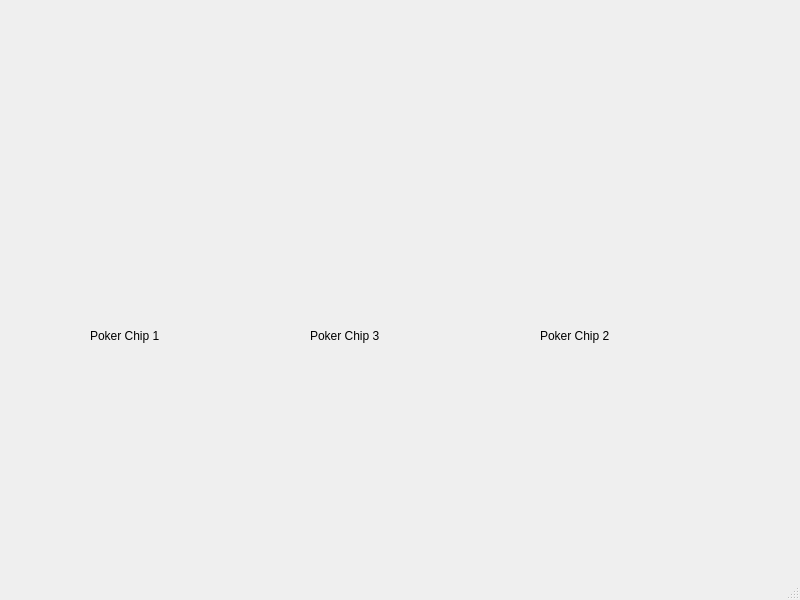
<?xml version="1.0" encoding="UTF-8"?>
<ui version="4.0">
 <class>MainWindow</class>
 <widget class="QMainWindow" name="MainWindow">
  <property name="geometry">
   <rect>
    <x>0</x>
    <y>0</y>
    <width>800</width>
    <height>600</height>
   </rect>
  </property>
  <property name="windowTitle">
   <string>MainWindow</string>
  </property>
  <widget class="QWidget" name="centralwidget">
   <widget class="QLabel" name="label">
    <property name="geometry">
     <rect>
      <x>90</x>
      <y>290</y>
      <width>121</width>
      <height>91</height>
     </rect>
    </property>
    <property name="text">
     <string>Poker Chip 1</string>
    </property>
   </widget>
   <widget class="QLabel" name="label_2">
    <property name="geometry">
     <rect>
      <x>540</x>
      <y>290</y>
      <width>121</width>
      <height>91</height>
     </rect>
    </property>
    <property name="text">
     <string>Poker Chip 2</string>
    </property>
   </widget>
   <widget class="QLabel" name="label_3">
    <property name="geometry">
     <rect>
      <x>310</x>
      <y>290</y>
      <width>121</width>
      <height>91</height>
     </rect>
    </property>
    <property name="text">
     <string>Poker Chip 3</string>
    </property>
   </widget>
   <widget class="QLabel" name="label_4">
    <property name="geometry">
     <rect>
      <x>80</x>
      <y>150</y>
      <width>121</width>
      <height>101</height>
     </rect>
    </property>
    <property name="text">
     <string/>
    </property>
    <property name="pixmap">
     <pixmap>../../../Documents/pchip.png</pixmap>
    </property>
   </widget>
  </widget>
  <widget class="QMenuBar" name="menubar">
   <property name="geometry">
    <rect>
     <x>0</x>
     <y>0</y>
     <width>800</width>
     <height>22</height>
    </rect>
   </property>
  </widget>
  <widget class="QStatusBar" name="statusbar"/>
 </widget>
 <resources/>
 <connections/>
</ui>
